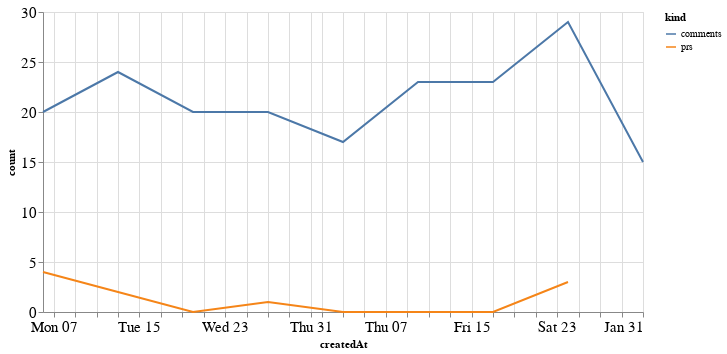

This figure's notebook cell:
### Code cell
alt.Chart(total_time, width=600).mark_line().encode(
    x='createdAt',
    y='count',
    color='kind'
)

### Figure 1 — Vega-Lite specification as saved in the notebook (floating-point values rounded to 4 significant figures)
{"config": {"axisLeft": {"labelFontSize": 15}, "axisBottom": {"labelFontSize": 15}}, "data": {"name": "data-34df5600b604ecde7f6ba4853ded2e5c"}, "mark": "line", "encoding": {"color": {"type": "nominal", "field": "kind"}, "x": {"type": "temporal", "field": "createdAt"}, "y": {"type": "quantitative", "field": "count"}}, "width": 600, "$schema": "https://vega.github.io/schema/vega-lite/v4.8.1.json", "datasets": {"data-34df5600b604ecde7f6ba4853ded2e5c": [{"createdAt": "2020-12-06T00:00:00", "kind": "prs", "count": 4.0}, {"createdAt": "2020-12-13T00:00:00", "kind": "prs", "count": 2.0}, {"createdAt": "2020-12-20T00:00:00", "kind": "prs", "count": 0.0}, {"createdAt": "2020-12-27T00:00:00", "kind": "prs", "count": 1.0}, {"createdAt": "2021-01-03T00:00:00", "kind": "prs", "count": 0.0}, {"createdAt": "2021-01-10T00:00:00", "kind": "prs", "count": 0.0}, {"createdAt": "2021-01-17T00:00:00", "kind": "prs", "count": 0.0}, {"createdAt": "2021-01-24T00:00:00", "kind": "prs", "count": 3.0}, {"createdAt": "2021-01-31T00:00:00", "kind": "prs", "count": null}, {"createdAt": "2020-12-06T00:00:00", "kind": "comments", "count": 20.0}, {"createdAt": "2020-12-13T00:00:00", "kind": "comments", "count": 24.0}, {"createdAt": "2020-12-20T00:00:00", "kind": "comments", "count": 20.0}, {"createdAt": "2020-12-27T00:00:00", "kind": "comments", "count": 20.0}, {"createdAt": "2021-01-03T00:00:00", "kind": "comments", "count": 17.0}, {"createdAt": "2021-01-10T00:00:00", "kind": "comments", "count": 23.0}, {"createdAt": "2021-01-17T00:00:00", "kind": "comments", "count": 23.0}, {"createdAt": "2021-01-24T00:00:00", "kind": "comments", "count": 29.0}, {"createdAt": "2021-01-31T00:00:00", "kind": "comments", "count": 15.0}]}}
